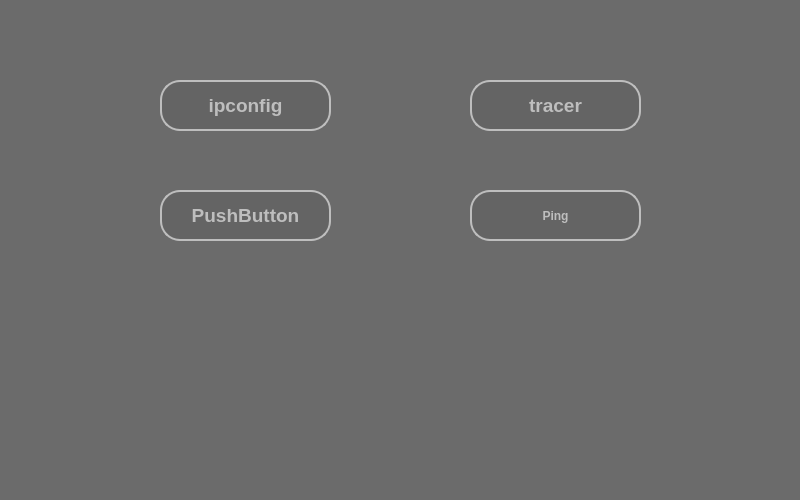
<?xml version="1.0" encoding="UTF-8"?>
<ui version="4.0">
 <class>Form</class>
 <widget class="QWidget" name="Form">
  <property name="geometry">
   <rect>
    <x>0</x>
    <y>0</y>
    <width>800</width>
    <height>500</height>
   </rect>
  </property>
  <property name="minimumSize">
   <size>
    <width>800</width>
    <height>500</height>
   </size>
  </property>
  <property name="maximumSize">
   <size>
    <width>800</width>
    <height>500</height>
   </size>
  </property>
  <property name="baseSize">
   <size>
    <width>739</width>
    <height>558</height>
   </size>
  </property>
  <property name="windowTitle">
   <string>SysAdminHelper</string>
  </property>
  <property name="styleSheet">
   <string notr="true">background-color: rgb(107, 107, 107);</string>
  </property>
  <widget class="QPushButton" name="pb_ipconfig">
   <property name="geometry">
    <rect>
     <x>160</x>
     <y>80</y>
     <width>171</width>
     <height>51</height>
    </rect>
   </property>
   <property name="font">
    <font>
     <pointsize>14</pointsize>
     <weight>75</weight>
     <italic>false</italic>
     <bold>true</bold>
    </font>
   </property>
   <property name="styleSheet">
    <string notr="true">border-radius: 20;
color: rgb(190, 190, 190);
background-color: rgb(100, 100, 100);
border: 2px solid;
border-color: rgb(190, 190, 190);
font: bold;
</string>
   </property>
   <property name="text">
    <string>ipconfig</string>
   </property>
  </widget>
  <widget class="QPushButton" name="pb_tracer">
   <property name="geometry">
    <rect>
     <x>470</x>
     <y>80</y>
     <width>171</width>
     <height>51</height>
    </rect>
   </property>
   <property name="font">
    <font>
     <pointsize>14</pointsize>
     <weight>75</weight>
     <italic>false</italic>
     <bold>true</bold>
    </font>
   </property>
   <property name="styleSheet">
    <string notr="true">font: bold;
border-radius: 20;
color: rgb(190, 190, 190);
background-color: rgb(100, 100, 100);
border: 2px solid;
border-color: rgb(190, 190, 190);</string>
   </property>
   <property name="text">
    <string>tracer</string>
   </property>
  </widget>
  <widget class="QPushButton" name="pushButton_3">
   <property name="geometry">
    <rect>
     <x>160</x>
     <y>190</y>
     <width>171</width>
     <height>51</height>
    </rect>
   </property>
   <property name="font">
    <font>
     <pointsize>14</pointsize>
     <weight>75</weight>
     <italic>false</italic>
     <bold>true</bold>
    </font>
   </property>
   <property name="styleSheet">
    <string notr="true">font: Bold;
border-radius: 20;
color: rgb(190, 190, 190);
background-color: rgb(100, 100, 100);
border: 2px solid;
border-color: rgb(190, 190, 190);</string>
   </property>
   <property name="text">
    <string>PushButton</string>
   </property>
  </widget>
  <widget class="QPushButton" name="pb_ping">
   <property name="geometry">
    <rect>
     <x>470</x>
     <y>190</y>
     <width>171</width>
     <height>51</height>
    </rect>
   </property>
   <property name="font">
    <font>
     <weight>75</weight>
     <italic>false</italic>
     <bold>true</bold>
    </font>
   </property>
   <property name="styleSheet">
    <string notr="true">font: bold;
border-radius: 20;
color: rgb(190, 190, 190);
background-color: rgb(100, 100, 100);
border: 2px solid;
border-color: rgb(190, 190, 190);</string>
   </property>
   <property name="text">
    <string>Ping</string>
   </property>
  </widget>
 </widget>
 <resources/>
 <connections/>
</ui>
